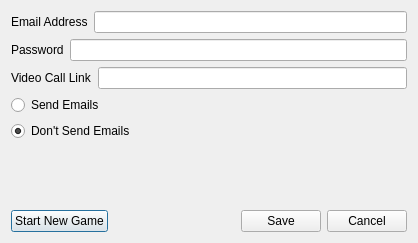
<?xml version="1.0" encoding="UTF-8"?>
<ui version="4.0">
 <class>Dialog</class>
 <widget class="QDialog" name="Dialog">
  <property name="geometry">
   <rect>
    <x>0</x>
    <y>0</y>
    <width>418</width>
    <height>243</height>
   </rect>
  </property>
  <property name="windowTitle">
   <string>Dialog</string>
  </property>
  <widget class="QWidget" name="">
   <property name="geometry">
    <rect>
     <x>11</x>
     <y>11</y>
     <width>396</width>
     <height>221</height>
    </rect>
   </property>
   <layout class="QVBoxLayout" name="verticalLayout">
    <item>
     <layout class="QHBoxLayout" name="horizontalLayout">
      <item>
       <widget class="QLabel" name="label">
        <property name="text">
         <string>Email Address</string>
        </property>
       </widget>
      </item>
      <item>
       <widget class="QLineEdit" name="lineEdit_email"/>
      </item>
     </layout>
    </item>
    <item>
     <layout class="QHBoxLayout" name="horizontalLayout_2">
      <item>
       <widget class="QLabel" name="label_2">
        <property name="text">
         <string>Password</string>
        </property>
       </widget>
      </item>
      <item>
       <widget class="QLineEdit" name="lineEdit_password"/>
      </item>
     </layout>
    </item>
    <item>
     <layout class="QHBoxLayout" name="horizontalLayout_4">
      <item>
       <widget class="QLabel" name="label_3">
        <property name="text">
         <string>Video Call Link</string>
        </property>
       </widget>
      </item>
      <item>
       <widget class="QLineEdit" name="lineEdit_invite_link"/>
      </item>
     </layout>
    </item>
    <item>
     <widget class="QRadioButton" name="radioButton_send">
      <property name="text">
       <string>Send Emails</string>
      </property>
      <property name="checked">
       <bool>false</bool>
      </property>
     </widget>
    </item>
    <item>
     <widget class="QRadioButton" name="radioButton_dont_send">
      <property name="text">
       <string>Don't Send Emails</string>
      </property>
      <property name="checked">
       <bool>true</bool>
      </property>
     </widget>
    </item>
    <item>
     <spacer name="verticalSpacer">
      <property name="orientation">
       <enum>Qt::Vertical</enum>
      </property>
      <property name="sizeHint" stdset="0">
       <size>
        <width>20</width>
        <height>40</height>
       </size>
      </property>
     </spacer>
    </item>
    <item>
     <layout class="QHBoxLayout" name="horizontalLayout_3">
      <item>
       <widget class="QPushButton" name="pushButton_start_new_game">
        <property name="text">
         <string>Start New Game</string>
        </property>
       </widget>
      </item>
      <item>
       <spacer name="horizontalSpacer">
        <property name="orientation">
         <enum>Qt::Horizontal</enum>
        </property>
        <property name="sizeHint" stdset="0">
         <size>
          <width>40</width>
          <height>20</height>
         </size>
        </property>
       </spacer>
      </item>
      <item>
       <widget class="QPushButton" name="pushButton_save">
        <property name="text">
         <string>Save</string>
        </property>
       </widget>
      </item>
      <item>
       <widget class="QPushButton" name="pushButton_cancel">
        <property name="text">
         <string>Cancel</string>
        </property>
       </widget>
      </item>
     </layout>
    </item>
   </layout>
  </widget>
 </widget>
 <resources/>
 <connections/>
</ui>
